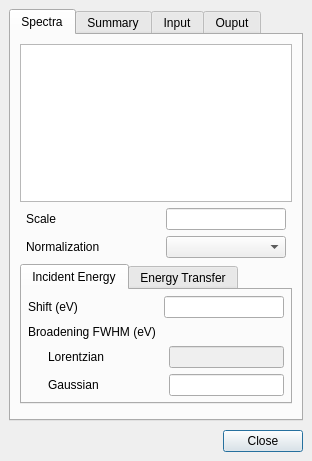
<?xml version="1.0" encoding="UTF-8"?>
<ui version="4.0">
 <class>quantyResultDetailsDialog</class>
 <widget class="QDialog" name="quantyResultDetailsDialog">
  <property name="geometry">
   <rect>
    <x>0</x>
    <y>0</y>
    <width>312</width>
    <height>461</height>
   </rect>
  </property>
  <property name="focusPolicy">
   <enum>Qt::ClickFocus</enum>
  </property>
  <property name="windowTitle">
   <string>Details</string>
  </property>
  <layout class="QVBoxLayout" name="verticalLayout">
   <property name="spacing">
    <number>9</number>
   </property>
   <property name="leftMargin">
    <number>9</number>
   </property>
   <property name="topMargin">
    <number>9</number>
   </property>
   <property name="rightMargin">
    <number>9</number>
   </property>
   <property name="bottomMargin">
    <number>9</number>
   </property>
   <item>
    <widget class="QTabWidget" name="detailsTabWidget">
     <property name="tabPosition">
      <enum>QTabWidget::North</enum>
     </property>
     <property name="currentIndex">
      <number>0</number>
     </property>
     <widget class="QWidget" name="spectraTabWidget">
      <property name="focusPolicy">
       <enum>Qt::ClickFocus</enum>
      </property>
      <attribute name="title">
       <string>Spectra</string>
      </attribute>
      <layout class="QVBoxLayout" name="verticalLayout_5">
       <property name="leftMargin">
        <number>9</number>
       </property>
       <property name="topMargin">
        <number>9</number>
       </property>
       <property name="rightMargin">
        <number>9</number>
       </property>
       <property name="bottomMargin">
        <number>9</number>
       </property>
       <item>
        <widget class="QListView" name="spectraListView">
         <property name="sizePolicy">
          <sizepolicy hsizetype="MinimumExpanding" vsizetype="Expanding">
           <horstretch>0</horstretch>
           <verstretch>0</verstretch>
          </sizepolicy>
         </property>
        </widget>
       </item>
       <item>
        <layout class="QGridLayout" name="spectraGridLayout">
         <property name="leftMargin">
          <number>6</number>
         </property>
         <property name="rightMargin">
          <number>6</number>
         </property>
         <item row="0" column="1">
          <widget class="DoubleLineEdit" name="scaleLineEdit">
           <property name="sizePolicy">
            <sizepolicy hsizetype="Preferred" vsizetype="Fixed">
             <horstretch>0</horstretch>
             <verstretch>0</verstretch>
            </sizepolicy>
           </property>
           <property name="maximumSize">
            <size>
             <width>120</width>
             <height>16777215</height>
            </size>
           </property>
           <property name="alignment">
            <set>Qt::AlignRight|Qt::AlignTrailing|Qt::AlignVCenter</set>
           </property>
          </widget>
         </item>
         <item row="0" column="0">
          <widget class="QLabel" name="scaleLabel">
           <property name="sizePolicy">
            <sizepolicy hsizetype="Preferred" vsizetype="Preferred">
             <horstretch>0</horstretch>
             <verstretch>0</verstretch>
            </sizepolicy>
           </property>
           <property name="text">
            <string>Scale</string>
           </property>
          </widget>
         </item>
         <item row="1" column="1">
          <widget class="QComboBox" name="normalizationComboBox"/>
         </item>
         <item row="1" column="0">
          <widget class="QLabel" name="normalizaitonLabel">
           <property name="text">
            <string>Normalization</string>
           </property>
          </widget>
         </item>
        </layout>
       </item>
       <item>
        <widget class="QTabWidget" name="axesTabWidget">
         <property name="sizePolicy">
          <sizepolicy hsizetype="Expanding" vsizetype="Fixed">
           <horstretch>0</horstretch>
           <verstretch>0</verstretch>
          </sizepolicy>
         </property>
         <property name="minimumSize">
          <size>
           <width>240</width>
           <height>0</height>
          </size>
         </property>
         <property name="focusPolicy">
          <enum>Qt::NoFocus</enum>
         </property>
         <property name="currentIndex">
          <number>0</number>
         </property>
         <property name="movable">
          <bool>true</bool>
         </property>
         <widget class="QWidget" name="xTab">
          <attribute name="title">
           <string>Incident Energy</string>
          </attribute>
          <layout class="QVBoxLayout" name="xHBoxLayout">
           <property name="spacing">
            <number>6</number>
           </property>
           <property name="leftMargin">
            <number>6</number>
           </property>
           <property name="topMargin">
            <number>6</number>
           </property>
           <property name="rightMargin">
            <number>6</number>
           </property>
           <property name="bottomMargin">
            <number>6</number>
           </property>
           <item>
            <layout class="QHBoxLayout" name="xShiftHBoxLayout">
             <item>
              <widget class="QLabel" name="xShiftLabel">
               <property name="sizePolicy">
                <sizepolicy hsizetype="Preferred" vsizetype="Preferred">
                 <horstretch>0</horstretch>
                 <verstretch>0</verstretch>
                </sizepolicy>
               </property>
               <property name="text">
                <string>Shift (eV)</string>
               </property>
              </widget>
             </item>
             <item>
              <widget class="DoubleLineEdit" name="xShiftLineEdit">
               <property name="sizePolicy">
                <sizepolicy hsizetype="Preferred" vsizetype="Fixed">
                 <horstretch>0</horstretch>
                 <verstretch>0</verstretch>
                </sizepolicy>
               </property>
               <property name="maximumSize">
                <size>
                 <width>120</width>
                 <height>16777215</height>
                </size>
               </property>
               <property name="alignment">
                <set>Qt::AlignRight|Qt::AlignTrailing|Qt::AlignVCenter</set>
               </property>
              </widget>
             </item>
            </layout>
           </item>
           <item>
            <widget class="QLabel" name="xBroadeningLabel">
             <property name="text">
              <string>Broadening FWHM (eV)</string>
             </property>
            </widget>
           </item>
           <item>
            <layout class="QHBoxLayout" name="xLorentzianHBoxLayout">
             <item>
              <spacer name="xLorentzianLeftSpacer">
               <property name="orientation">
                <enum>Qt::Horizontal</enum>
               </property>
               <property name="sizeType">
                <enum>QSizePolicy::Fixed</enum>
               </property>
               <property name="sizeHint" stdset="0">
                <size>
                 <width>20</width>
                 <height>20</height>
                </size>
               </property>
              </spacer>
             </item>
             <item>
              <widget class="QLabel" name="xLorentzianLabel">
               <property name="text">
                <string>Lorentzian</string>
               </property>
              </widget>
             </item>
             <item>
              <widget class="DoubleListLineEdit" name="xLorentzianLineEdit">
               <property name="enabled">
                <bool>false</bool>
               </property>
               <property name="sizePolicy">
                <sizepolicy hsizetype="Fixed" vsizetype="Fixed">
                 <horstretch>0</horstretch>
                 <verstretch>0</verstretch>
                </sizepolicy>
               </property>
               <property name="maximumSize">
                <size>
                 <width>120</width>
                 <height>16777215</height>
                </size>
               </property>
               <property name="toolTip">
                <string>Full width at half maximum of the lifetime broadening.</string>
               </property>
               <property name="alignment">
                <set>Qt::AlignRight|Qt::AlignTrailing|Qt::AlignVCenter</set>
               </property>
              </widget>
             </item>
            </layout>
           </item>
           <item>
            <layout class="QHBoxLayout" name="xGaussianHBoxLayout">
             <item>
              <spacer name="xGaussianLeftSpacer">
               <property name="orientation">
                <enum>Qt::Horizontal</enum>
               </property>
               <property name="sizeType">
                <enum>QSizePolicy::Fixed</enum>
               </property>
               <property name="sizeHint" stdset="0">
                <size>
                 <width>20</width>
                 <height>20</height>
                </size>
               </property>
              </spacer>
             </item>
             <item>
              <widget class="QLabel" name="xGaussianLabel">
               <property name="text">
                <string>Gaussian</string>
               </property>
              </widget>
             </item>
             <item>
              <widget class="DoubleLineEdit" name="xGaussianLineEdit">
               <property name="sizePolicy">
                <sizepolicy hsizetype="Fixed" vsizetype="Fixed">
                 <horstretch>0</horstretch>
                 <verstretch>0</verstretch>
                </sizepolicy>
               </property>
               <property name="maximumSize">
                <size>
                 <width>120</width>
                 <height>16777215</height>
                </size>
               </property>
               <property name="alignment">
                <set>Qt::AlignRight|Qt::AlignTrailing|Qt::AlignVCenter</set>
               </property>
              </widget>
             </item>
            </layout>
           </item>
          </layout>
         </widget>
         <widget class="QWidget" name="yTab">
          <attribute name="title">
           <string>Energy Transfer</string>
          </attribute>
          <layout class="QVBoxLayout" name="yHBoxLayout">
           <property name="spacing">
            <number>6</number>
           </property>
           <property name="leftMargin">
            <number>6</number>
           </property>
           <property name="topMargin">
            <number>6</number>
           </property>
           <property name="rightMargin">
            <number>6</number>
           </property>
           <property name="bottomMargin">
            <number>6</number>
           </property>
           <item>
            <layout class="QHBoxLayout" name="yShiftHBoxLayout">
             <item>
              <widget class="QLabel" name="yShiftLabel">
               <property name="sizePolicy">
                <sizepolicy hsizetype="Preferred" vsizetype="Preferred">
                 <horstretch>0</horstretch>
                 <verstretch>0</verstretch>
                </sizepolicy>
               </property>
               <property name="text">
                <string>Shift (eV)</string>
               </property>
              </widget>
             </item>
             <item>
              <widget class="DoubleLineEdit" name="yShiftLineEdit">
               <property name="sizePolicy">
                <sizepolicy hsizetype="Preferred" vsizetype="Fixed">
                 <horstretch>0</horstretch>
                 <verstretch>0</verstretch>
                </sizepolicy>
               </property>
               <property name="maximumSize">
                <size>
                 <width>120</width>
                 <height>16777215</height>
                </size>
               </property>
               <property name="alignment">
                <set>Qt::AlignRight|Qt::AlignTrailing|Qt::AlignVCenter</set>
               </property>
              </widget>
             </item>
            </layout>
           </item>
           <item>
            <widget class="QLabel" name="yBroadeningLabel">
             <property name="text">
              <string>Broadening FWHM (eV)</string>
             </property>
            </widget>
           </item>
           <item>
            <layout class="QHBoxLayout" name="yLorentzianHBoxLayout">
             <item>
              <spacer name="yLorentzianLeftSpacer">
               <property name="orientation">
                <enum>Qt::Horizontal</enum>
               </property>
               <property name="sizeType">
                <enum>QSizePolicy::Fixed</enum>
               </property>
               <property name="sizeHint" stdset="0">
                <size>
                 <width>20</width>
                 <height>20</height>
                </size>
               </property>
              </spacer>
             </item>
             <item>
              <widget class="QLabel" name="yLorentzianLabel">
               <property name="text">
                <string>Lorentzian</string>
               </property>
              </widget>
             </item>
             <item>
              <widget class="DoubleListLineEdit" name="yLorentzianLineEdit">
               <property name="enabled">
                <bool>false</bool>
               </property>
               <property name="sizePolicy">
                <sizepolicy hsizetype="Fixed" vsizetype="Fixed">
                 <horstretch>0</horstretch>
                 <verstretch>0</verstretch>
                </sizepolicy>
               </property>
               <property name="maximumSize">
                <size>
                 <width>120</width>
                 <height>16777215</height>
                </size>
               </property>
               <property name="alignment">
                <set>Qt::AlignRight|Qt::AlignTrailing|Qt::AlignVCenter</set>
               </property>
              </widget>
             </item>
            </layout>
           </item>
           <item>
            <layout class="QHBoxLayout" name="yGaussianHBoxLayout">
             <item>
              <spacer name="yGaussianLeftSpacer">
               <property name="orientation">
                <enum>Qt::Horizontal</enum>
               </property>
               <property name="sizeType">
                <enum>QSizePolicy::Fixed</enum>
               </property>
               <property name="sizeHint" stdset="0">
                <size>
                 <width>20</width>
                 <height>20</height>
                </size>
               </property>
              </spacer>
             </item>
             <item>
              <widget class="QLabel" name="yGaussianLabel">
               <property name="text">
                <string>Gaussian</string>
               </property>
              </widget>
             </item>
             <item>
              <widget class="DoubleLineEdit" name="yGaussianLineEdit">
               <property name="sizePolicy">
                <sizepolicy hsizetype="Fixed" vsizetype="Fixed">
                 <horstretch>0</horstretch>
                 <verstretch>0</verstretch>
                </sizepolicy>
               </property>
               <property name="maximumSize">
                <size>
                 <width>120</width>
                 <height>16777215</height>
                </size>
               </property>
               <property name="alignment">
                <set>Qt::AlignRight|Qt::AlignTrailing|Qt::AlignVCenter</set>
               </property>
              </widget>
             </item>
            </layout>
           </item>
          </layout>
         </widget>
        </widget>
       </item>
       <item>
        <spacer name="spectraVerticalSpacer">
         <property name="orientation">
          <enum>Qt::Vertical</enum>
         </property>
         <property name="sizeHint" stdset="0">
          <size>
           <width>20</width>
           <height>40</height>
          </size>
         </property>
        </spacer>
       </item>
      </layout>
     </widget>
     <widget class="QWidget" name="summaryTabWidget">
      <attribute name="title">
       <string>Summary</string>
      </attribute>
      <layout class="QVBoxLayout" name="verticalLayout_4">
       <property name="leftMargin">
        <number>9</number>
       </property>
       <property name="topMargin">
        <number>9</number>
       </property>
       <property name="rightMargin">
        <number>9</number>
       </property>
       <property name="bottomMargin">
        <number>9</number>
       </property>
       <item>
        <widget class="QPlainTextEdit" name="summaryPlainTextEdit">
         <property name="sizePolicy">
          <sizepolicy hsizetype="MinimumExpanding" vsizetype="Expanding">
           <horstretch>0</horstretch>
           <verstretch>0</verstretch>
          </sizepolicy>
         </property>
         <property name="minimumSize">
          <size>
           <width>270</width>
           <height>0</height>
          </size>
         </property>
         <property name="lineWrapMode">
          <enum>QPlainTextEdit::NoWrap</enum>
         </property>
         <property name="readOnly">
          <bool>true</bool>
         </property>
        </widget>
       </item>
      </layout>
     </widget>
     <widget class="QWidget" name="inputTabWidget">
      <property name="focusPolicy">
       <enum>Qt::ClickFocus</enum>
      </property>
      <attribute name="title">
       <string>Input</string>
      </attribute>
      <layout class="QVBoxLayout" name="verticalLayout_2">
       <property name="spacing">
        <number>9</number>
       </property>
       <property name="leftMargin">
        <number>9</number>
       </property>
       <property name="topMargin">
        <number>9</number>
       </property>
       <property name="rightMargin">
        <number>9</number>
       </property>
       <property name="bottomMargin">
        <number>9</number>
       </property>
       <item>
        <widget class="QPlainTextEdit" name="inputPlainTextEdit">
         <property name="lineWrapMode">
          <enum>QPlainTextEdit::NoWrap</enum>
         </property>
         <property name="readOnly">
          <bool>true</bool>
         </property>
        </widget>
       </item>
      </layout>
     </widget>
     <widget class="QWidget" name="outputTabWidget">
      <property name="focusPolicy">
       <enum>Qt::ClickFocus</enum>
      </property>
      <attribute name="title">
       <string>Ouput</string>
      </attribute>
      <layout class="QVBoxLayout" name="verticalLayout_3">
       <property name="spacing">
        <number>9</number>
       </property>
       <property name="leftMargin">
        <number>9</number>
       </property>
       <property name="topMargin">
        <number>9</number>
       </property>
       <property name="rightMargin">
        <number>9</number>
       </property>
       <property name="bottomMargin">
        <number>9</number>
       </property>
       <item>
        <widget class="QPlainTextEdit" name="outputPlainTextEdit">
         <property name="lineWrapMode">
          <enum>QPlainTextEdit::NoWrap</enum>
         </property>
        </widget>
       </item>
      </layout>
     </widget>
    </widget>
   </item>
   <item>
    <layout class="QHBoxLayout" name="buttonsHorizontalLayout">
     <item>
      <spacer name="buttonsHorizontalSpacer">
       <property name="orientation">
        <enum>Qt::Horizontal</enum>
       </property>
       <property name="sizeHint" stdset="0">
        <size>
         <width>40</width>
         <height>20</height>
        </size>
       </property>
      </spacer>
     </item>
     <item>
      <widget class="QPushButton" name="closePushButton">
       <property name="text">
        <string>Close</string>
       </property>
      </widget>
     </item>
    </layout>
   </item>
  </layout>
 </widget>
 <customwidgets>
  <customwidget>
   <class>DoubleLineEdit</class>
   <extends>QLineEdit</extends>
   <header>.widgets</header>
  </customwidget>
  <customwidget>
   <class>DoubleListLineEdit</class>
   <extends>QLineEdit</extends>
   <header>.widgets</header>
  </customwidget>
 </customwidgets>
 <resources/>
 <connections/>
</ui>
